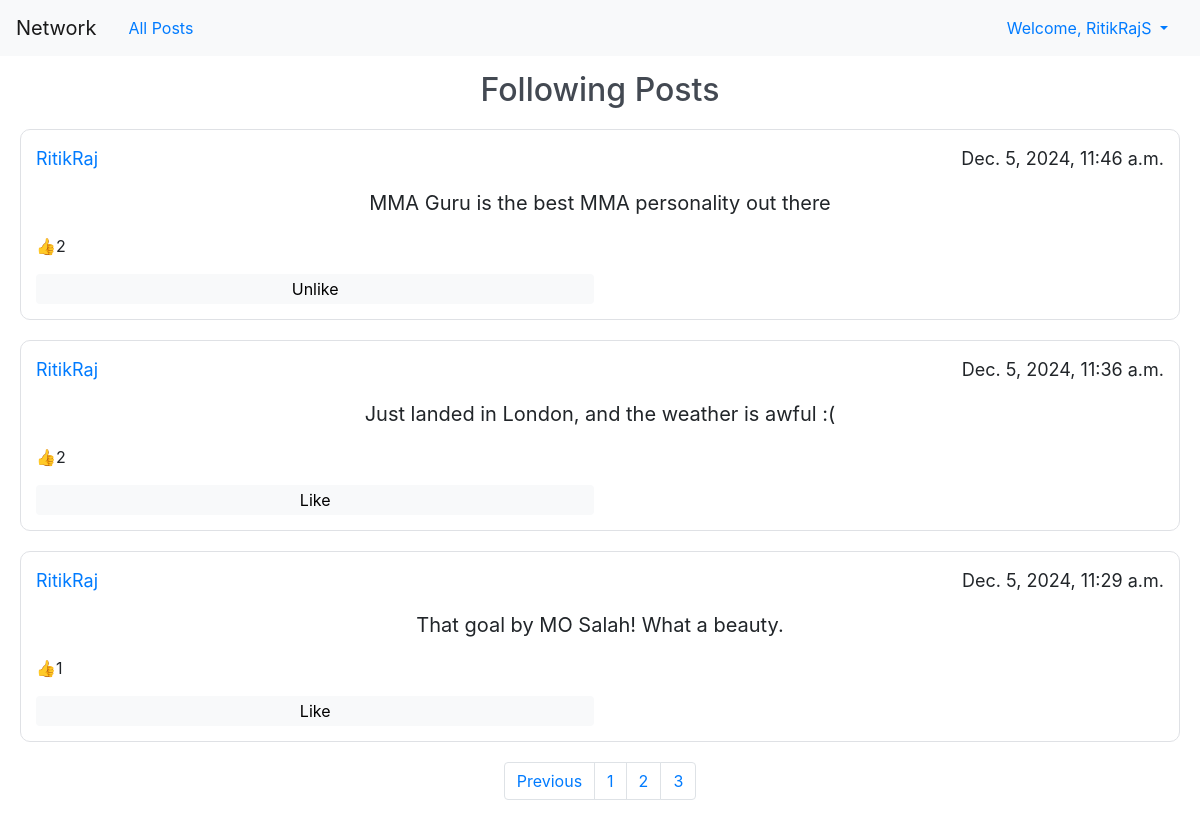
Screenshot of /following?page=3 (signed in) with the database file from the repository.
### network/models.py (models this page shows, shortened)
class User(AbstractUser):
    user_pfp = models.URLField(max_length=5000 , blank=True)
    pass

class Post(models.Model):
    post_content = models.CharField(max_length=300)
    author = models.ForeignKey(User, on_delete=models.CASCADE)
    posted_date = models.DateTimeField(default=datetime.now)
    likes = models.ManyToManyField(User, blank=True, related_name="liked")

### network/views.py (the view)
# urls.py: path("following", views.following, name='following'),
@login_required
@csrf_exempt
def following(request):
    if request.method=="GET":
        if request.user.is_authenticated:
            following_query= Follow.objects.filter(followers= request.user)
            following_users=[]
            for follow in following_query:
                following_users.append(follow.user)
            following_posts= Post.objects.filter(author__in=following_users).order_by('-posted_date')
            liked_users={}
            for liked in following_posts:
                liked_users[liked.id] = [user.username for user in liked.likes.all()]
            following_posts, totalpage, pagelist= pagination(request, following_posts)
            return render(request, 'network/following.html', {
                "posts":following_posts,
                "totalpage":totalpage,
                "pagelist":pagelist,
                "likedUsers":liked_users,
            })
        else:
            return HttpResponseRedirect(reverse('login'))

### network/templatetags/custom_filters.py (called while the page is built)
@register.filter
def get_item(dictionary, key):
    return dictionary.get(key, [])

### network/views.py (called while the page is built)
def pagination(request, data):
    paginator=Paginator(data, 10)
    page_number= request.GET.get('page')
    data= paginator.get_page(page_number)
    totalpages= data.paginator.num_pages
    pagelist=[n+1 for n in range(totalpages)]
    return (data, totalpages, pagelist)

### network/templates/network/following.html (shortened to what this page needs)
{% extends "network/layout.html" %}
{% load static %}
{% block body %}
    <h2>Following Posts</h2>
{% endblock %}

### network/templates/network/layout.html (shortened to what this page needs)
{% load static %}
{% load custom_filters %}
<!DOCTYPE html>
<html lang="en">
    <head>
        <link rel="stylesheet" href="https://stackpath.bootstrapcdn.com/bootstrap/4.4.1/css/bootstrap.min.css">
        <link href="{% static 'network/styles.css' %}" rel="stylesheet">
    </head>
    <body>
        <nav class="navbar navbar-expand-lg navbar-light bg-light">
            <a class="navbar-brand" href="{% url 'index' %}">Network</a>
            <a class="nav-link" href="{% url 'index' %}">All Posts</a>
            <ul class='nav'>
                {% if user.is_authenticated %}
                    <li class="nav-item ms-auto dropdown">
                        <a class="nav-link dropdown-toggle" href="#" id="authDropdown" role="button" data-toggle="dropdown" aria-haspopup="true" aria-expanded="false">
                            Welcome, {{ request.user.username }}
                        </a>
                    </li>
                {% endif %}
            </ul>
        </nav>
        <div class="body">
            {% block body %}
            {% endblock %}
            {% if request.resolver_match.url_name in "profile following index" %}
                {% for post in posts %}
                    <div id='postID_{{post.id}}' class='post'>
                        <div id ='postUser'>
                            <p><a href= {% url 'profile' name=post.author%}>{{ post.author }}</a></p>
                            <p>{{ post.posted_date }}</p>
                        </div>
                        <div id='postContent'>
                            <p id='post_content_{{post.id}}'>{{ post.post_content }}</p>
                        </div>
                        <div id='likes'>
                            <p> &#128077 <p id='likeCount_{{post.id}}'>{{ post.likes.count }}</p></p>
                        </div>
                        <div id='button'>
                            {% if request.user.is_authenticated %}
                                {% if request.user.username in likedUsers|get_item:post.id %}
                                    <button class='likeButton' data-id= '{{post.id}}'>Unlike</button>
                                {% else %}
                                    <button class='likeButton' data-id= '{{post.id}}'>Like</button>
                                {% endif %}
                            {% endif %}
                        </div>
                    </div>
                {% endfor %}
                <nav aria-label="Page navigation example">
                    <ul class="pagination justify-content-center">
                        {% if posts.has_previous %}
                            <li class="page-item">
                                <a class="page-link" href="?page={{posts.previous_page_number}}" tabindex="-1" aria-disabled="true">Previous</a>
                            </li>
                        {% endif %}
                        {% for n in pagelist%}
                            <li class="page-item"><a class="page-link" href="?page={{n}}">{{n}}</a></li>
                        {% endfor%}
                    </ul>
                </nav>
            {% endif %}
        </div>
    </body>
</html>

### network/static/network/styles.css (style rules this page uses)
.navbar { display:flex; margin-bottom:15px }
.nav { display: flex; flex-grow:1; justify-content: end; }
h2 { display:flex; margin: 10px 50px; color:#434952; justify-content: center; }
.followButton, #post_button, .likeButton, .edit_button { width: 120px; cursor:pointer; background-color: #f8f9fa; border-radius: 4px; }
.followButton:hover, #post_button, .likeButton, .edit_button { border-color: rgba(223,225,229,0); }
#button { display:flex; justify-content: flex-start; gap:10px; }
.likeButton, .edit_button { width: 49.5%; }
.post { border:1px solid #dfe1e5; display: flex; flex-direction: column; margin: 20px; padding: 15px; cursor: pointer; border-radius:10px; }
#postUser { display: flex; flex-direction: row; justify-content: space-between; font-size: 18px; }
#postContent { display: flex; font-size: 20px; white-space: pre-line; margin: none; justify-content: center; }
#likes { display: flex; flex-direction: row; }

### rows the page displays
User: user.username "RitikRajS"
Post: author "RitikRaj", posted_date "Dec. 5, 2024, 11:46 a.m.", post_content "MMA Guru is the best MMA personality out there", likes.count "2"
Post: author "RitikRaj", posted_date "Dec. 5, 2024, 11:36 a.m.", post_content "Just landed in London, and the weather is awful :(", likes.count "2"
Post: author "RitikRaj", posted_date "Dec. 5, 2024, 11:29 a.m.", post_content "That goal by MO Salah! What a beauty.", likes.count "1"

### other values shown
{{ n }} "1" "2" "3"
